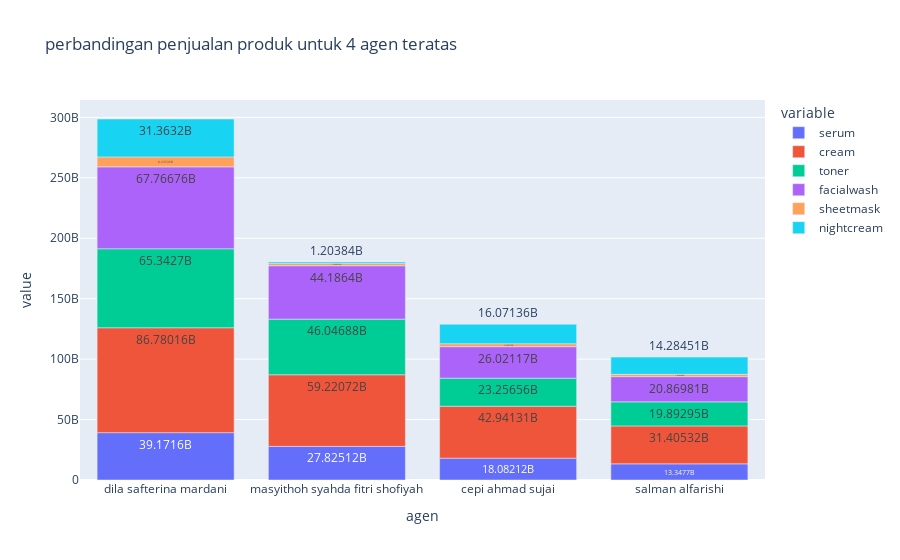

Source (notebook cell):
### Markdown cell above
Terdapat 4 agen dengan nilai subtotal yang sangat besar dan jauh dari agen lainnya, kita akan coba analisa 4 agen ini

### Code cell
# Identifying top customers
                                           
fig = px.bar(df.sort_values('subtotal',ascending=False)[:4], x="agen", y=['serum','cream','toner','facialwash','sheetmask','nightcream'],
             title="perbandingan penjualan produk untuk 4 agen teratas",text_auto=True)
fig.show()

### Figure 1 — Plotly figure (JSON) as saved in the notebook; plotly's stock layout.template omitted (floating-point values rounded to 4 significant figures)
{"data": [{"alignmentgroup": "True", "hovertemplate": "variable=serum<br>agen=%{x}<br>value=%{y}<extra></extra>", "legendgroup": "serum", "marker": {"color": "#636efa", "pattern": {"shape": ""}}, "name": "serum", "offsetgroup": "serum", "orientation": "v", "showlegend": true, "textposition": "auto", "texttemplate": "%{y}", "type": "bar", "x": ["dila safterina mardani", "masyithoh syahda fitri shofiyah", "cepi ahmad sujai", "salman alfarishi"], "xaxis": "x", "y": [39171600000, 27825120000, 18082116000, 13347698400], "yaxis": "y"}, {"alignmentgroup": "True", "hovertemplate": "variable=cream<br>agen=%{x}<br>value=%{y}<extra></extra>", "legendgroup": "cream", "marker": {"color": "#EF553B", "pattern": {"shape": ""}}, "name": "cream", "offsetgroup": "cream", "orientation": "v", "showlegend": true, "textposition": "auto", "texttemplate": "%{y}", "type": "bar", "x": ["dila safterina mardani", "masyithoh syahda fitri shofiyah", "cepi ahmad sujai", "salman alfarishi"], "xaxis": "x", "y": [86780160000, 59220720000, 42941307600, 31405320000], "yaxis": "y"}, {"alignmentgroup": "True", "hovertemplate": "variable=toner<br>agen=%{x}<br>value=%{y}<extra></extra>", "legendgroup": "toner", "marker": {"color": "#00cc96", "pattern": {"shape": ""}}, "name": "toner", "offsetgroup": "toner", "orientation": "v", "showlegend": true, "textposition": "auto", "texttemplate": "%{y}", "type": "bar", "x": ["dila safterina mardani", "masyithoh syahda fitri shofiyah", "cepi ahmad sujai", "salman alfarishi"], "xaxis": "x", "y": [65342700000, 46046880000, 23256558000, 19892952000], "yaxis": "y"}, {"alignmentgroup": "True", "hovertemplate": "variable=facialwash<br>agen=%{x}<br>value=%{y}<extra></extra>", "legendgroup": "facialwash", "marker": {"color": "#ab63fa", "pattern": {"shape": ""}}, "name": "facialwash", "offsetgroup": "facialwash", "orientation": "v", "showlegend": true, "textposition": "auto", "texttemplate": "%{y}", "type": "bar", "x": ["dila safterina mardani", "masyithoh syahda fitri shofiyah", "cepi ahmad sujai", "salman alfarishi"], "xaxis": "x", "y": [67766760000, 44186400000, 26021169000, 20869812000], "yaxis": "y"}, {"alignmentgroup": "True", "hovertemplate": "variable=sheetmask<br>agen=%{x}<br>value=%{y}<extra></extra>", "legendgroup": "sheetmask", "marker": {"color": "#FFA15A", "pattern": {"shape": ""}}, "name": "sheetmask", "offsetgroup": "sheetmask", "orientation": "v", "showlegend": true, "textposition": "auto", "texttemplate": "%{y}", "type": "bar", "x": ["dila safterina mardani", "masyithoh syahda fitri shofiyah", "cepi ahmad sujai", "salman alfarishi"], "xaxis": "x", "y": [8235360000, 1859872000, 2469171600, 1896048000], "yaxis": "y"}, {"alignmentgroup": "True", "hovertemplate": "variable=nightcream<br>agen=%{x}<br>value=%{y}<extra></extra>", "legendgroup": "nightcream", "marker": {"color": "#19d3f3", "pattern": {"shape": ""}}, "name": "nightcream", "offsetgroup": "nightcream", "orientation": "v", "showlegend": true, "textposition": "auto", "texttemplate": "%{y}", "type": "bar", "x": ["dila safterina mardani", "masyithoh syahda fitri shofiyah", "cepi ahmad sujai", "salman alfarishi"], "xaxis": "x", "y": [31363200000, 1203840000, 16071359040, 14284512000], "yaxis": "y"}], "layout": {"barmode": "relative", "legend": {"title": {"text": "variable"}, "tracegroupgap": 0}, "title": {"text": "perbandingan penjualan produk untuk 4 agen teratas"}, "xaxis": {"anchor": "y", "domain": [0, 1], "title": {"text": "agen"}}, "yaxis": {"anchor": "x", "domain": [0, 1], "title": {"text": "value"}}}}
